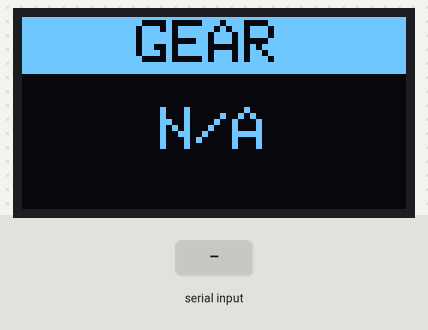
Bench run of a sketch on a simulated Arduino Uno, built with avr-gcc and run on an emulated ATmega328P. Parts: 128×64 one-colour display. The inputs (shaded band) are chosen by the test bench. What the sketch prints to the serial monitor is not drawn.

Above: at 1.2 s.
1.3 s: "200\n" received over the second serial link
At 1.33 s:
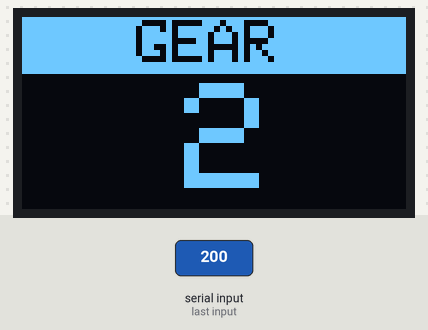
At 2.3 s:
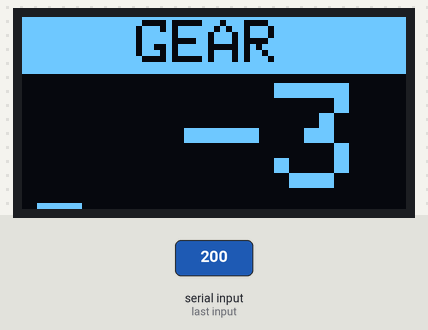
2.9 s: "90,45\n" received over the second serial link
At 2.99 s:
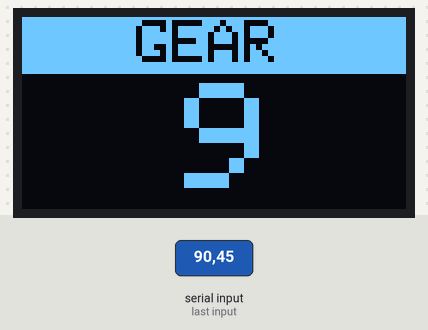
Timing chart, 0 to 5.9 s (numbered marks = the images above; inputs shaded):
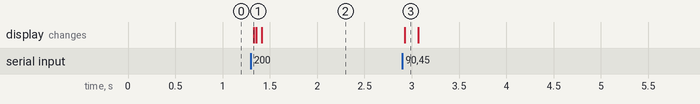

Measured:
- after the input at 1.3 s, the display: changes at once (image 1)
- after the input at 2.9 s, the display: changes at once (image 3)

The sketch:

oled_gear.ino
```cpp
#include<SPI.h>
#include<Wire.h>
#include <Adafruit_GFX.h>
#include <Adafruit_SSD1306.h>

#include<SoftwareSerial.h>
SoftwareSerial gear(5,6);

int OLED_RESET=4;
int lastgear=-1;

Adafruit_SSD1306 display(OLED_RESET);

 void update_display(int gear)
{  display.clearDisplay();
 display.fillRect(0,0,128,19,WHITE);
  display.setCursor(38,1);
  display.setTextSize(2);
  display.setTextColor(INVERSE);
  display.print("GEAR");;
   display.setCursor(54,22);
    display.setTextSize(5);
  display.setTextColor(WHITE);
  display.print(gear);
  display.display();
}

void setup()
{
  Serial.begin(9600);
  gear.begin(9600);
  display.begin(SSD1306_SWITCHCAPVCC,0x3C);
  display.clearDisplay();
  //display.setRotation(2);
  display.fillRect(0,0,128,19,WHITE);
  display.setCursor(38,1);
  display.setTextSize(2);
  display.setTextColor(INVERSE);
  display.print("GEAR");
  display.setCursor(46,30);
  display.print("N/A");
  display.display();
  //delay(3000);
  //update_display(0);delay(2000);update_display(1);delay(2000);update_display(2);delay(2000);update_display(3);delay(2000);update_display(4);delay(2000);update_display(5);delay(2000);update_display(6);
}

void loop()
{  int g;

  if(gear.available())
{
  g=gear.read()-48;     //ASCII Adjust
  Serial.println(g);
  update_display(g);
}

}
```
